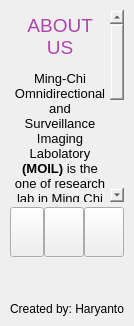
             <widget class="QFrame" name="frame_additional_right">
              <property name="minimumSize">
               <size>
                <width>0</width>
                <height>0</height>
               </size>
              </property>
              <property name="maximumSize">
               <size>
                <width>0</width>
                <height>16777215</height>
               </size>
              </property>
              <property name="frameShape">
               <enum>QFrame::NoFrame</enum>
              </property>
              <property name="frameShadow">
               <enum>QFrame::Raised</enum>
              </property>
              <layout class="QVBoxLayout" name="verticalLayout_28">
               <property name="spacing">
                <number>5</number>
               </property>
               <property name="leftMargin">
                <number>10</number>
               </property>
               <property name="topMargin">
                <number>10</number>
               </property>
               <property name="rightMargin">
                <number>10</number>
               </property>
               <property name="bottomMargin">
                <number>10</number>
               </property>
               <item>
                <widget class="QTextEdit" name="textEdit_4">
                 <property name="sizePolicy">
                  <sizepolicy hsizetype="Expanding" vsizetype="Expanding">
                   <horstretch>0</horstretch>
                   <verstretch>0</verstretch>
                  </sizepolicy>
                 </property>
                 <property name="minimumSize">
                  <size>
                   <width>0</width>
                   <height>0</height>
                  </size>
                 </property>
                 <property name="maximumSize">
                  <size>
                   <width>16777215</width>
                   <height>450</height>
                  </size>
                 </property>
                 <property name="styleSheet">
                  <string notr="true">background: transparent;</string>
                 </property>
                 <property name="frameShape">
                  <enum>QFrame::NoFrame</enum>
                 </property>
                 <property name="readOnly">
                  <bool>true</bool>
                 </property>
                 <property name="html">
                  <string>&lt;!DOCTYPE HTML PUBLIC &quot;-//W3C//DTD HTML 4.0//EN&quot; &quot;http://www.w3.org/TR/REC-html40/strict.dtd&quot;&gt;
&lt;html&gt;&lt;head&gt;&lt;meta name=&quot;qrichtext&quot; content=&quot;1&quot; /&gt;&lt;style type=&quot;text/css&quot;&gt;
p, li { white-space: pre-wrap; }
&lt;/style&gt;&lt;/head&gt;&lt;body style=&quot; font-family:'Segoe UI'; font-size:10pt; font-weight:400; font-style:normal;&quot;&gt;
&lt;p align=&quot;center&quot; style=&quot; margin-top:12px; margin-bottom:12px; margin-left:0px; margin-right:0px; -qt-block-indent:0; text-indent:0px;&quot;&gt;&lt;span style=&quot; font-size:14pt; color:#b242af;&quot;&gt;ABOUT US&lt;/span&gt;&lt;/p&gt;
&lt;p align=&quot;center&quot; style=&quot; margin-top:12px; margin-bottom:12px; margin-left:0px; margin-right:0px; -qt-block-indent:0; text-indent:0px;&quot;&gt;Ming-Chi Omnidirectional and Surveillance Imaging Labolatory &lt;span style=&quot; font-weight:600;&quot;&gt;(MOIL)&lt;/span&gt; is the one of research lab in Ming Chi University of Technology in Taiwan. &lt;/p&gt;
&lt;p align=&quot;center&quot; style=&quot; margin-top:12px; margin-bottom:12px; margin-left:0px; margin-right:0px; -qt-block-indent:0; text-indent:0px;&quot;&gt;This lab has focus reseach on processing fisheye image with field of view more than 180 degree. &lt;/p&gt;
&lt;p align=&quot;center&quot; style=&quot; margin-top:12px; margin-bottom:12px; margin-left:0px; margin-right:0px; -qt-block-indent:0; text-indent:0px;&quot;&gt;&lt;span style=&quot; font-size:11pt; color:#7b0981;&quot;&gt;Find us bellow ...&lt;/span&gt;&lt;/p&gt;&lt;/body&gt;&lt;/html&gt;</string>
                 </property>
                </widget>
               </item>
               <item>
                <widget class="QFrame" name="frame_extra_right_button">
                 <property name="minimumSize">
                  <size>
                   <width>100</width>
                   <height>50</height>
                  </size>
                 </property>
                 <property name="maximumSize">
                  <size>
                   <width>16777215</width>
                   <height>50</height>
                  </size>
                 </property>
                 <property name="frameShape">
                  <enum>QFrame::NoFrame</enum>
                 </property>
                 <property name="frameShadow">
                  <enum>QFrame::Raised</enum>
                 </property>
                 <layout class="QHBoxLayout" name="horizontalLayout_28">
                  <property name="spacing">
                   <number>0</number>
                  </property>
                  <property name="leftMargin">
                   <number>0</number>
                  </property>
                  <property name="topMargin">
                   <number>0</number>
                  </property>
                  <property name="rightMargin">
                   <number>0</number>
                  </property>
                  <property name="bottomMargin">
                   <number>0</number>
                  </property>
                  <item>
                   <widget class="QPushButton" name="pages_button">
                    <property name="minimumSize">
                     <size>
                      <width>30</width>
                      <height>50</height>
                     </size>
                    </property>
                    <property name="maximumSize">
                     <size>
                      <width>50</width>
                      <height>16777215</height>
                     </size>
                    </property>
                    <property name="text">
                     <string/>
                    </property>
                    <property name="iconSize">
                     <size>
                      <width>50</width>
                      <height>50</height>
                     </size>
                    </property>
                   </widget>
                  </item>
                  <item>
                   <widget class="QPushButton" name="github_button">
                    <property name="minimumSize">
                     <size>
                      <width>0</width>
                      <height>50</height>
                     </size>
                    </property>
                    <property name="maximumSize">
                     <size>
                      <width>50</width>
                      <height>16777215</height>
                     </size>
                    </property>
                    <property name="text">
                     <string/>
                    </property>
                    <property name="iconSize">
                     <size>
                      <width>50</width>
                      <height>50</height>
                     </size>
                    </property>
                   </widget>
                  </item>
                  <item>
                   <widget class="QPushButton" name="facebook_button">
                    <property name="minimumSize">
                     <size>
                      <width>0</width>
                      <height>50</height>
                     </size>
                    </property>
                    <property name="maximumSize">
                     <size>
                      <width>50</width>
                      <height>16777215</height>
                     </size>
                    </property>
                    <property name="text">
                     <string/>
                    </property>
                    <property name="iconSize">
                     <size>
                      <width>50</width>
                      <height>50</height>
                     </size>
                    </property>
                   </widget>
                  </item>
                 </layout>
                </widget>
               </item>
               <item>
                <spacer name="verticalSpacer_2">
                 <property name="orientation">
                  <enum>Qt::Vertical</enum>
                 </property>
                 <property name="sizeHint" stdset="0">
                  <size>
                   <width>20</width>
                   <height>40</height>
                  </size>
                 </property>
                </spacer>
               </item>
               <item>
                <widget class="QLabel" name="label_21">
                 <property name="text">
                  <string>Created by: Haryanto</string>
                 </property>
                 <property name="alignment">
                  <set>Qt::AlignCenter</set>
                 </property>
                </widget>
               </item>
              </layout>
             </widget>
